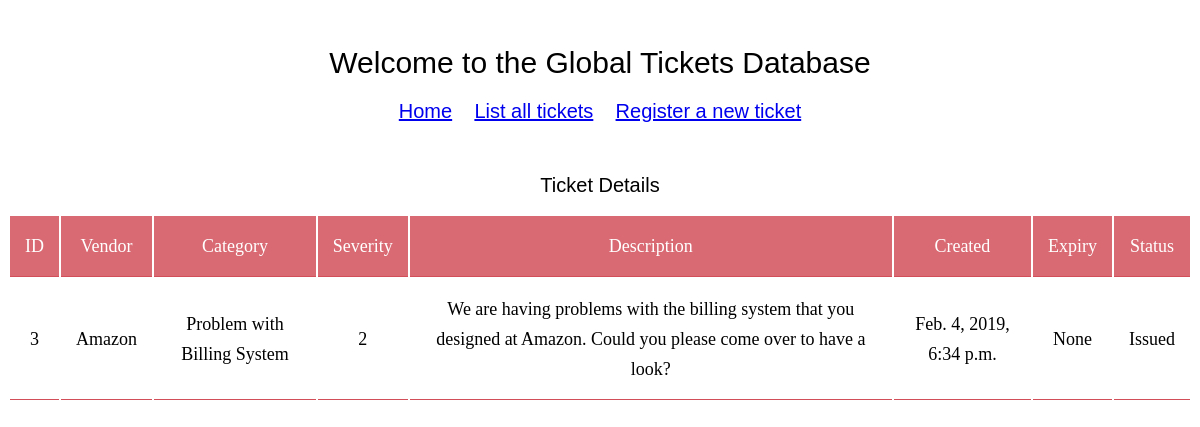
/support/3/detail/, run on the app's committed database.
### support/models.py (models this page shows, shortened)
class Ticket(models.Model):
    SEVERITY_CHOICES = (
        (4, 1),  # severity 1 to be resolved in 4 hours
        (24, 2), # severity 2 to be resolved in 24 hours
        (72, 3), # severity 3 to be resolved in 72 hours / 3 days
        (168, 4), # severity 4 to be resolved in 168 hours / 7 days
        (720, 5), # severity 5 to be resolved in 720 hours / 30 days
        )
    STATUS_CHOICES = (
        ('Issued', 'Issued'), # ticket raised but not assigned
        ('In Process', 'In Process'), # ticket assigned
        ('Resolved', 'Resolved'), # ticket resolved
        ('Cancelled', 'Cancelled'),
    )
    vendor = models.ForeignKey(Vendor, on_delete=models.CASCADE)
    category = models.ForeignKey(Category, on_delete=models.CASCADE)
    severity = models.PositiveIntegerField(choices=SEVERITY_CHOICES)
    description = models.CharField(max_length=255)
    status = models.CharField(max_length=20, choices=STATUS_CHOICES, default='Issued')
    created_at = models.DateTimeField(auto_now_add=True)
    updated_at = models.DateTimeField(auto_now=True)
    expiry = models.DateTimeField(blank=True, null=True)

class Vendor(models.Model):
    vendor = models.CharField(max_length=25)
    def __str__(self):
        return self.vendor

class Category(models.Model):
    CATEGORY_CHOICES = (
        ('Website Down', 'Website Down'),
        ('Problem with WiFi', 'Problem with WiFi'),
        ('Server Down', 'Server Down'),
        ('Cannot Login', 'Cannot Login'),
        ('Critical Bug','Critical Bug'),
        ('Problem with Billing System','Problem with Billing System'),
    )
    category = models.CharField(max_length=50, choices=CATEGORY_CHOICES)
    class Meta:
        verbose_name_plural = "categories"
    def __str__(self):
        return self.category

### support/views.py (the view)
# urls.py: path('<int:pk>/detail/', views.DetailView.as_view(), name='detail'),
class DetailView(generic.DetailView):
    model = Ticket
    template_name = 'support/detail.html'

### support/templates/support/detail.html
{% extends "support/base.html" %}
{% block content %}
<h2>Ticket Details</h2>
<div style="overflow-x:auto;">
<table>
    <tr>
        <th>ID</th>
        <th>Vendor</th>
        <th>Category</th>
        <th>Severity</th>
        <th>Description</th>
        <th>Created</th>
        <th>Expiry</th>
        <th>Status</th>
    </tr>
    <tr>
        <td>{{ ticket.id }}</a></td>
        <td>{{ ticket.vendor }}</td>
        <td>{{ ticket.category }}</td>
        <td>{{ ticket.get_severity_display }}</td>
        <td>{{ ticket.description }}</td>
        <td>{{ ticket.created_at }}</td>
        <td>{{ ticket.expiry }}</td>
        <td>{{ ticket.status }}</td>
    </tr>
</table>
</div>
{% endblock %}

### support/static/support/style.css (style rules this page uses)
h2, label { font: 20px Consolas, sans-serif; text-align: center; }
table { align-content: center; margin-left: auto; margin-right: auto; table-layout: auto; }
tr, th, td { font: 18px/30px Consolas, serif; padding: 15px; text-align: center; border-bottom: 1px solid #d24f5a; }
th { background-color: #d96a73; color: white; }

### data on the page
Ticket: id "3", vendor "Amazon", category "Problem with Billing System", severity "2", description "We are having problems with the billing system that you designed at Amazon. Could you please come over to have a look?", created_at "Feb. 4, 2019, 6:34 p.m.", expiry "None", status "Issued"
